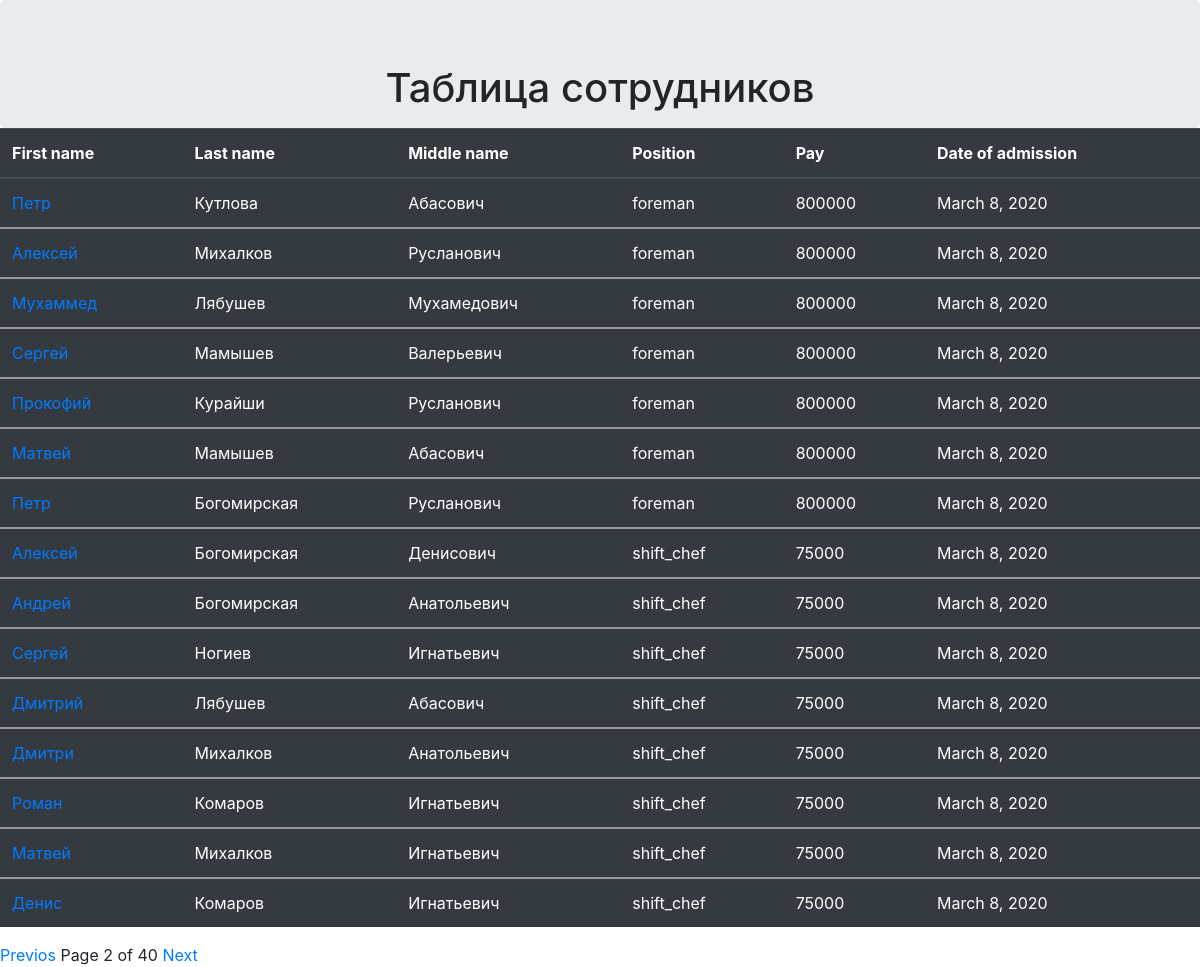
/table/?page=2, run on the app's committed database.
### employee/models.py (models this page shows, shortened)
class Employee(MPTTModel):
    positions = (
        (None,'Выберите должность сотрудника'),
        ('cook','Повар'),
        ('shift_chef','Повар смены'),
        ('foreman','Бригадир'),
        ('sous_chef','Су шеф'),
        ('chef','Шеф повар')
    )
    last_name = models.CharField(verbose_name ='Фамилия',max_length = 50)
    first_name = models.CharField(verbose_name ='Имя', max_length = 50)
    middle_name = models.CharField(verbose_name ='Отчество',max_length = 50 )
    position = models.CharField(verbose_name = 'Должность',choices=positions,max_length=50)
    employment_date  = models.DateField(verbose_name='Дата приема на работу', auto_now=True)
    pay = models.DecimalField(max_digits=7,decimal_places=0)
    parent = TreeForeignKey('self',on_delete = models.CASCADE,null = True,blank=True, related_name = 'children')
    class MPTTMeta:
        order_inversion_by = ['first_name']

### employee/views.py (the view)
# urls.py: path('table/',table_view, name='table'),
def table_view(request):
    all_employee = Employee.objects.all()
    paginator = Paginator(all_employee,15)
    page = request.GET.get('page')
    try:
        posts = paginator.get_page(page)
    except PageNotAnInteger:
        posts = paginator.get_page(1)
    except EmptyPage:
        posts = paginator.get_page(paginator.num_pages)
    objects = posts.object_list
    return render(request,'table.html',{'page':posts,'employees':objects})

### templates/table.html
{% extends "base.html" %}
{% block content %}
<div class="jumbotron text-center" style="margin-bottom:0; height:50px;">
    <h1>Таблица сотрудников</h1>
</div>
<table class="table table-dark table-hover">
    <thead>
      <tr>
        <th>First name</th>
        <th>Last name</th>
        <th>Middle name</th>
        <th>Position</th>
        <th>Pay</th>
        <th>Date of admission</th>
      </tr>
    </thead>
    {% for employee in employees  %}
    <tbody>
        <tr>
          <td><a href="{% url 'change' employee.pk %}">{{ employee.first_name }}</a></td>
          <td>{{ employee.last_name }}</td>
          <td>{{ employee.middle_name }}</td>
          <td>{{ employee.position }}</td>
          <td>{{ employee.pay }}</td>
          <td>{{ employee.employment_date }}</td>
        </tr>
    </tbody>
    {% endfor %}
</table>
<div class="pagination">
  <span class="step-links">
    {% if page.has_previous %}
    <a href="?page={{ page.previous_page_number }}">Previos</a>
    {% endif %}
    <span class="current">
      Page {{ page.number }} of {{ page.paginator.num_pages }}
    </span>
    {% if page.has_next %}
      <a href="?page={{ page.next_page_number }}">Next</a>
    {% endif %}
  </span>
</div>
{% endblock content %}

### data on the page
Employee: first_name "Петр", last_name "Кутлова", middle_name "Абасович", position "foreman", pay "800000", employment_date "March 8, 2020"
Employee: first_name "Алексей", last_name "Михалков", middle_name "Русланович", position "foreman", pay "800000", employment_date "March 8, 2020"
Employee: first_name "Мухаммед", last_name "Лябушев", middle_name "Мухамедович", position "foreman", pay "800000", employment_date "March 8, 2020"
Employee: first_name "Сергей", last_name "Мамышев", middle_name "Валерьевич", position "foreman", pay "800000", employment_date "March 8, 2020"
Employee: first_name "Прокофий", last_name "Курайши", middle_name "Русланович", position "foreman", pay "800000", employment_date "March 8, 2020"
Employee: first_name "Матвей", last_name "Мамышев", middle_name "Абасович", position "foreman", pay "800000", employment_date "March 8, 2020"
Employee: first_name "Петр", last_name "Богомирская", middle_name "Русланович", position "foreman", pay "800000", employment_date "March 8, 2020"
Employee: first_name "Алексей", last_name "Богомирская", middle_name "Денисович", position "shift_chef", pay "75000", employment_date "March 8, 2020"
Employee: first_name "Андрей", last_name "Богомирская", middle_name "Анатольевич", position "shift_chef", pay "75000", employment_date "March 8, 2020"
Employee: first_name "Сергей", last_name "Ногиев", middle_name "Игнатьевич", position "shift_chef", pay "75000", employment_date "March 8, 2020"
Employee: first_name "Дмитрий", last_name "Лябушев", middle_name "Абасович", position "shift_chef", pay "75000", employment_date "March 8, 2020"
Employee: first_name "Дмитри", last_name "Михалков", middle_name "Анатольевич", position "shift_chef", pay "75000", employment_date "March 8, 2020"
Employee: first_name "Роман", last_name "Комаров", middle_name "Игнатьевич", position "shift_chef", pay "75000", employment_date "March 8, 2020"
Employee: first_name "Матвей", last_name "Михалков", middle_name "Игнатьевич", position "shift_chef", pay "75000", employment_date "March 8, 2020"
Employee: first_name "Денис", last_name "Комаров", middle_name "Игнатьевич", position "shift_chef", pay "75000", employment_date "March 8, 2020"

### other printed values
{{ page.number }} "2"
{{ page.paginator.num_pages }} "40"
